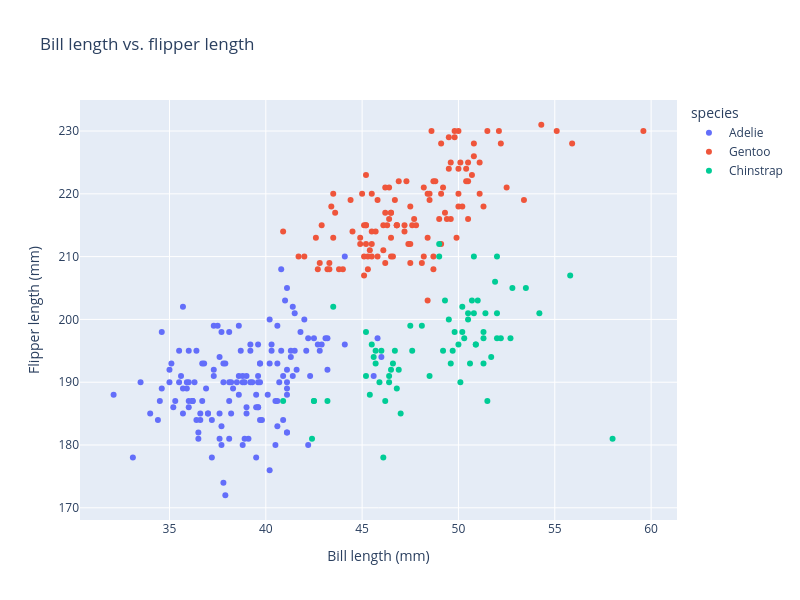

The code cell stored with this chart in its notebook:
### Markdown cell above
## 1. Quick recap

Lab 6 covered the same core EDA questions this lab does: distribution shape, comparisons across categories, and relationships between variables. Everything you learned there about *which chart answers which question* still applies. What changes today is the tool: every chart in this lab is interactive, and interactivity itself becomes part of how you explore, not just how the final chart looks.

## 2. The interaction toolbox

Every Plotly Express chart comes with the same set of built-in tools, available from the toolbar that appears when you hover over a chart: zoom, pan, box select, lasso select, and reset. Let's build one scatterplot and try all of them.

### Code cell
fig = px.scatter(
    penguins, x="bill_length_mm", y="flipper_length_mm", color="species",
    width=800, height=600,
    hover_data=["island", "body_mass_g"],
    title="Bill length vs. flipper length",
    labels={"bill_length_mm": "Bill length (mm)", "flipper_length_mm": "Flipper length (mm)"}
)
fig.show()

### Figure 1 — Plotly figure (JSON) as saved in the notebook; plotly's stock layout.template omitted (floating-point values rounded to 4 significant figures; data arrays with more than 128 entries replaced by an {"elided": "..."} marker saying what was removed)
{"data": [{"customdata": {"elided": "146x2 mixed values"}, "hovertemplate": "species=Adelie<br>Bill length (mm)=%{x}<br>Flipper length (mm)=%{y}<br>island=%{customdata[0]}<br>body_mass_g=%{customdata[1]}<extra></extra>", "legendgroup": "Adelie", "marker": {"color": "#636efa", "symbol": "circle"}, "mode": "markers", "name": "Adelie", "orientation": "v", "showlegend": true, "type": "scatter", "x": {"elided": "146 float values"}, "xaxis": "x", "y": {"elided": "146 float values"}, "yaxis": "y"}, {"customdata": {"elided": "119x2 mixed values"}, "hovertemplate": "species=Gentoo<br>Bill length (mm)=%{x}<br>Flipper length (mm)=%{y}<br>island=%{customdata[0]}<br>body_mass_g=%{customdata[1]}<extra></extra>", "legendgroup": "Gentoo", "marker": {"color": "#EF553B", "symbol": "circle"}, "mode": "markers", "name": "Gentoo", "orientation": "v", "showlegend": true, "type": "scatter", "x": [46.1, 50.0, 48.7, 50.0, 47.6, 46.5, 45.4, 46.7, 43.3, 46.8, 40.9, 49.0, 45.5, 48.4, 45.8, 49.3, 42.0, 49.2, 46.2, 48.7, 50.2, 45.1, 46.5, 46.3, 42.9, 46.1, 47.8, 48.2, 50.0, 47.3, 42.8, 45.1, 59.6, 49.1, 48.4, 42.6, 44.4, 44.0, 48.7, 42.7, 49.6, 45.3, 49.6, 50.5, 43.6, 45.5, 50.5, 44.9, 45.2, 46.6, 48.5, 45.1, 50.1, 46.5, 45.0, 43.8, 45.5, 43.2, 50.4, 45.3, 46.2, 45.7, 54.3, 45.8, 49.8, 49.5, 43.5, 50.7, 47.7, 46.4, 48.2, 46.5, 46.4, 48.6, 47.5, 51.1, 45.2, 45.2, 49.1, 52.5, 47.4, 50.0, 44.9, 50.8, 43.4, 51.3, 47.5, 52.1, 47.5, 52.2, 45.5, 49.5, 44.5, 50.8, 49.4, 46.9, 48.4, 51.1, 48.5, 55.9, 47.2, 49.1, 46.8, 41.7, 53.4, 43.3, 48.1, 50.5, 49.8, 43.5, 51.5, 46.2, 55.1, 48.8, 47.2, 46.8, 50.4, 45.2, 49.9], "xaxis": "x", "y": [211.0, 230.0, 210.0, 218.0, 215.0, 210.0, 211.0, 219.0, 209.0, 215.0, 214.0, 216.0, 214.0, 213.0, 210.0, 217.0, 210.0, 221.0, 209.0, 222.0, 218.0, 215.0, 213.0, 215.0, 215.0, 215.0, 215.0, 210.0, 220.0, 222.0, 209.0, 207.0, 230.0, 220.0, 220.0, 213.0, 219.0, 208.0, 208.0, 208.0, 225.0, 210.0, 216.0, 222.0, 217.0, 210.0, 225.0, 213.0, 215.0, 210.0, 220.0, 210.0, 225.0, 217.0, 220.0, 208.0, 220.0, 208.0, 224.0, 208.0, 221.0, 214.0, 231.0, 219.0, 230.0, 229.0, 220.0, 223.0, 216.0, 221.0, 221.0, 217.0, 216.0, 230.0, 209.0, 220.0, 215.0, 223.0, 212.0, 221.0, 212.0, 224.0, 212.0, 228.0, 218.0, 218.0, 212.0, 230.0, 218.0, 228.0, 212.0, 224.0, 214.0, 226.0, 216.0, 222.0, 203.0, 225.0, 219.0, 228.0, 215.0, 228.0, 215.0, 210.0, 219.0, 208.0, 209.0, 216.0, 229.0, 213.0, 230.0, 217.0, 230.0, 222.0, 214.0, 215.0, 222.0, 212.0, 213.0], "yaxis": "y"}, {"customdata": {"elided": "68x2 mixed values"}, "hovertemplate": "species=Chinstrap<br>Bill length (mm)=%{x}<br>Flipper length (mm)=%{y}<br>island=%{customdata[0]}<br>body_mass_g=%{customdata[1]}<extra></extra>", "legendgroup": "Chinstrap", "marker": {"color": "#00cc96", "symbol": "circle"}, "mode": "markers", "name": "Chinstrap", "orientation": "v", "showlegend": true, "type": "scatter", "x": [46.5, 50.0, 51.3, 45.4, 52.7, 45.2, 46.1, 51.3, 46.0, 51.3, 46.6, 51.7, 47.0, 52.0, 45.9, 50.5, 50.3, 58.0, 46.4, 49.2, 42.4, 48.5, 43.2, 50.6, 46.7, 52.0, 50.5, 49.5, 46.4, 52.8, 40.9, 54.2, 42.5, 51.0, 49.7, 47.5, 47.6, 52.0, 46.9, 53.5, 49.0, 46.2, 50.9, 45.5, 50.9, 50.8, 50.1, 49.0, 51.5, 49.8, 48.1, 51.4, 45.7, 50.7, 42.5, 52.2, 45.2, 49.3, 50.2, 45.6, 51.9, 46.8, 45.7, 55.8, 43.5, 49.6, 50.8, 50.2], "xaxis": "x", "y": [192.0, 196.0, 193.0, 188.0, 197.0, 198.0, 178.0, 197.0, 195.0, 198.0, 193.0, 194.0, 185.0, 201.0, 190.0, 201.0, 197.0, 181.0, 190.0, 195.0, 181.0, 191.0, 187.0, 193.0, 195.0, 197.0, 200.0, 200.0, 191.0, 205.0, 187.0, 201.0, 187.0, 203.0, 195.0, 199.0, 195.0, 210.0, 192.0, 205.0, 210.0, 187.0, 196.0, 196.0, 196.0, 201.0, 190.0, 212.0, 187.0, 198.0, 199.0, 201.0, 193.0, 203.0, 187.0, 197.0, 191.0, 203.0, 202.0, 194.0, 206.0, 189.0, 195.0, 207.0, 202.0, 193.0, 210.0, 198.0], "yaxis": "y"}], "layout": {"height": 600, "legend": {"title": {"text": "species"}, "tracegroupgap": 0}, "title": {"text": "Bill length vs. flipper length"}, "width": 800, "xaxis": {"anchor": "y", "domain": [0, 1], "title": {"text": "Bill length (mm)"}}, "yaxis": {"anchor": "x", "domain": [0, 1], "title": {"text": "Flipper length (mm)"}}}}
